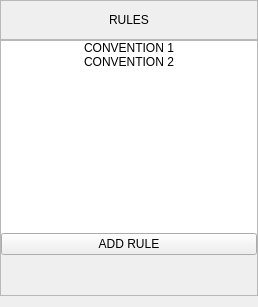
                 <widget class="QWidget" name="frame_rulesPanel" native="true">
                  <layout class="QVBoxLayout" name="verticalLayout_14">
                   <property name="spacing">
                    <number>0</number>
                   </property>
                   <property name="leftMargin">
                    <number>0</number>
                   </property>
                   <property name="topMargin">
                    <number>0</number>
                   </property>
                   <property name="rightMargin">
                    <number>0</number>
                   </property>
                   <item>
                    <widget class="QFrame" name="frame_rulesHeader">
                     <property name="minimumSize">
                      <size>
                       <width>0</width>
                       <height>40</height>
                      </size>
                     </property>
                     <property name="maximumSize">
                      <size>
                       <width>16777215</width>
                       <height>40</height>
                      </size>
                     </property>
                     <property name="frameShape">
                      <enum>QFrame::StyledPanel</enum>
                     </property>
                     <property name="frameShadow">
                      <enum>QFrame::Raised</enum>
                     </property>
                     <layout class="QHBoxLayout" name="horizontalLayout_52">
                      <property name="spacing">
                       <number>0</number>
                      </property>
                      <property name="leftMargin">
                       <number>0</number>
                      </property>
                      <property name="topMargin">
                       <number>0</number>
                      </property>
                      <property name="rightMargin">
                       <number>0</number>
                      </property>
                      <property name="bottomMargin">
                       <number>0</number>
                      </property>
                      <item>
                       <layout class="QHBoxLayout" name="horizontal_layout">
                        <property name="spacing">
                         <number>0</number>
                        </property>
                        <item>
                         <widget class="QLabel" name="title_rulesPanel">
                          <property name="text">
                           <string>RULES</string>
                          </property>
                          <property name="alignment">
                           <set>Qt::AlignCenter</set>
                          </property>
                          <property name="isHeader" stdset="0">
                           <bool>true</bool>
                          </property>
                         </widget>
                        </item>
                       </layout>
                      </item>
                     </layout>
                    </widget>
                   </item>
                   <item>
                    <widget class="QFrame" name="frame_rulesBody">
                     <property name="minimumSize">
                      <size>
                       <width>0</width>
                       <height>50</height>
                      </size>
                     </property>
                     <property name="frameShape">
                      <enum>QFrame::StyledPanel</enum>
                     </property>
                     <property name="frameShadow">
                      <enum>QFrame::Raised</enum>
                     </property>
                     <layout class="QVBoxLayout" name="verticalLayout_24">
                      <property name="spacing">
                       <number>0</number>
                      </property>
                      <property name="leftMargin">
                       <number>0</number>
                      </property>
                      <property name="topMargin">
                       <number>0</number>
                      </property>
                      <property name="rightMargin">
                       <number>0</number>
                      </property>
                      <property name="bottomMargin">
                       <number>0</number>
                      </property>
                      <item>
                       <layout class="QVBoxLayout" name="verticalLayout_13" stretch="0,0,1">
                        <property name="spacing">
                         <number>0</number>
                        </property>
                        <item>
                         <widget class="QListWidget" name="list_rules">
                          <property name="sizePolicy">
                           <sizepolicy hsizetype="Expanding" vsizetype="MinimumExpanding">
                            <horstretch>0</horstretch>
                            <verstretch>0</verstretch>
                           </sizepolicy>
                          </property>
                          <property name="frameShape">
                           <enum>QFrame::NoFrame</enum>
                          </property>
                          <property name="verticalScrollBarPolicy">
                           <enum>Qt::ScrollBarAsNeeded</enum>
                          </property>
                          <property name="horizontalScrollBarPolicy">
                           <enum>Qt::ScrollBarAsNeeded</enum>
                          </property>
                          <item>
                           <property name="text">
                            <string>CONVENTION 1</string>
                           </property>
                           <property name="textAlignment">
                            <set>AlignCenter</set>
                           </property>
                          </item>
                          <item>
                           <property name="text">
                            <string>CONVENTION 2</string>
                           </property>
                           <property name="textAlignment">
                            <set>AlignCenter</set>
                           </property>
                          </item>
                         </widget>
                        </item>
                        <item>
                         <widget class="QPushButton" name="btn_addRule">
                          <property name="text">
                           <string>ADD RULE</string>
                          </property>
                         </widget>
                        </item>
                        <item>
                         <spacer name="verticalSpacer_2">
                          <property name="orientation">
                           <enum>Qt::Vertical</enum>
                          </property>
                          <property name="sizeType">
                           <enum>QSizePolicy::Expanding</enum>
                          </property>
                          <property name="sizeHint" stdset="0">
                           <size>
                            <width>20</width>
                            <height>40</height>
                           </size>
                          </property>
                         </spacer>
                        </item>
                       </layout>
                      </item>
                     </layout>
                    </widget>
                   </item>
                  </layout>
                 </widget>
